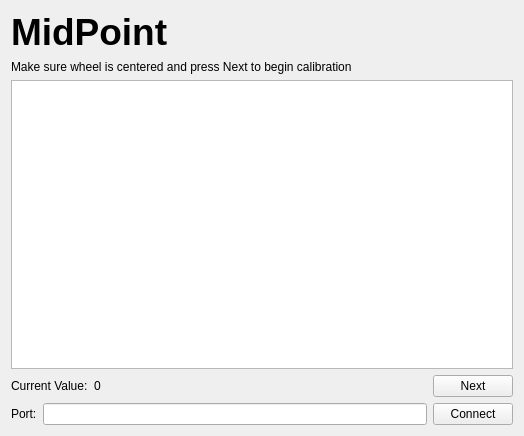
<?xml version="1.0" encoding="UTF-8"?>
<ui version="4.0">
 <class>Calibration</class>
 <widget class="QWidget" name="Calibration">
  <property name="geometry">
   <rect>
    <x>0</x>
    <y>0</y>
    <width>524</width>
    <height>436</height>
   </rect>
  </property>
  <property name="windowTitle">
   <string>Form</string>
  </property>
  <layout class="QVBoxLayout" name="verticalLayout">
   <item>
    <widget class="QLabel" name="stepLabel">
     <property name="sizePolicy">
      <sizepolicy hsizetype="Expanding" vsizetype="Preferred">
       <horstretch>0</horstretch>
       <verstretch>0</verstretch>
      </sizepolicy>
     </property>
     <property name="maximumSize">
      <size>
       <width>16777215</width>
       <height>16777215</height>
      </size>
     </property>
     <property name="text">
      <string>&lt;html&gt;&lt;head/&gt;&lt;body&gt;&lt;p&gt;&lt;span style=&quot; font-size:28pt; font-weight:600;&quot;&gt;MidPoint&lt;/span&gt;&lt;/p&gt;&lt;/body&gt;&lt;/html&gt;</string>
     </property>
    </widget>
   </item>
   <item>
    <widget class="QLabel" name="instructionLabel">
     <property name="text">
      <string>Make sure wheel is centered and press Next to begin calibration</string>
     </property>
    </widget>
   </item>
   <item>
    <widget class="QGraphicsView" name="graphicsView"/>
   </item>
   <item>
    <layout class="QHBoxLayout" name="horizontalLayout">
     <item>
      <widget class="QLabel" name="label">
       <property name="text">
        <string>Current Value:</string>
       </property>
      </widget>
     </item>
     <item>
      <widget class="QLabel" name="valueLabel">
       <property name="text">
        <string>0</string>
       </property>
      </widget>
     </item>
     <item>
      <spacer name="horizontalSpacer">
       <property name="orientation">
        <enum>Qt::Horizontal</enum>
       </property>
       <property name="sizeHint" stdset="0">
        <size>
         <width>40</width>
         <height>20</height>
        </size>
       </property>
      </spacer>
     </item>
     <item>
      <widget class="QPushButton" name="nextButton">
       <property name="sizePolicy">
        <sizepolicy hsizetype="Fixed" vsizetype="Fixed">
         <horstretch>0</horstretch>
         <verstretch>0</verstretch>
        </sizepolicy>
       </property>
       <property name="text">
        <string>Next</string>
       </property>
      </widget>
     </item>
    </layout>
   </item>
   <item>
    <layout class="QHBoxLayout" name="horizontalLayout_2">
     <item>
      <widget class="QLabel" name="label_2">
       <property name="text">
        <string>Port:</string>
       </property>
      </widget>
     </item>
     <item>
      <widget class="QLineEdit" name="portEdit"/>
     </item>
     <item>
      <widget class="QPushButton" name="connectButton">
       <property name="text">
        <string>Connect</string>
       </property>
      </widget>
     </item>
    </layout>
   </item>
  </layout>
 </widget>
 <resources/>
 <connections/>
</ui>
